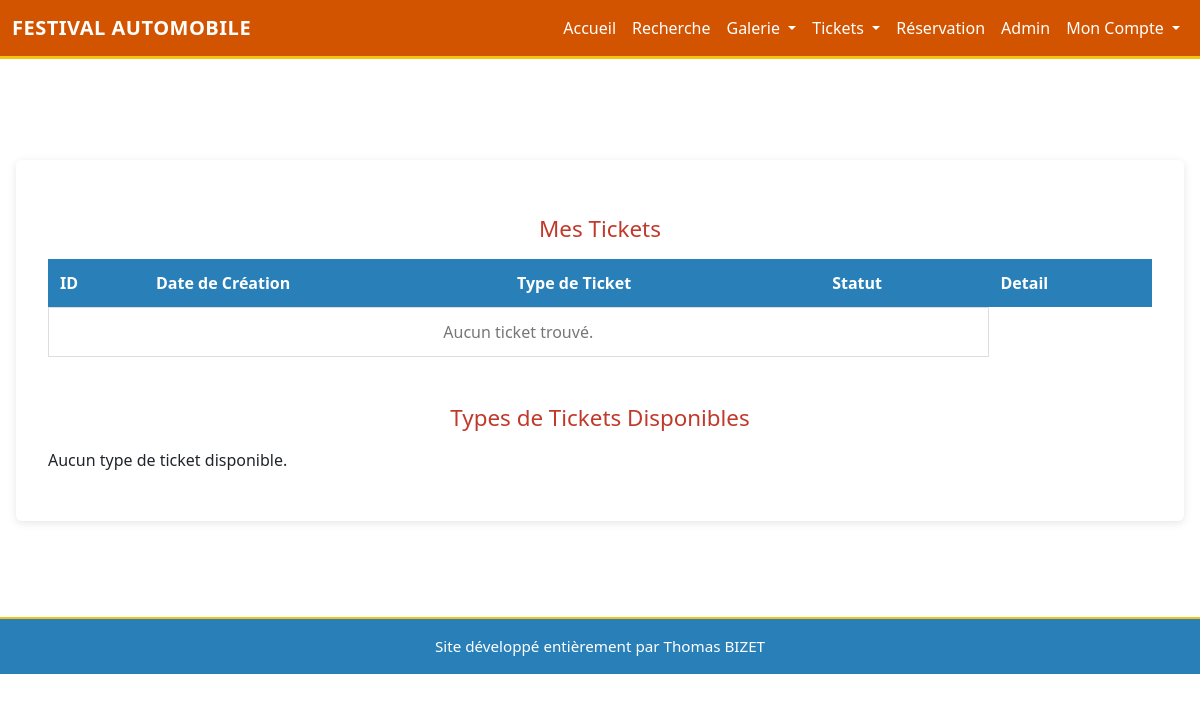
Before: /tickets/ (signed in) with the older database file.
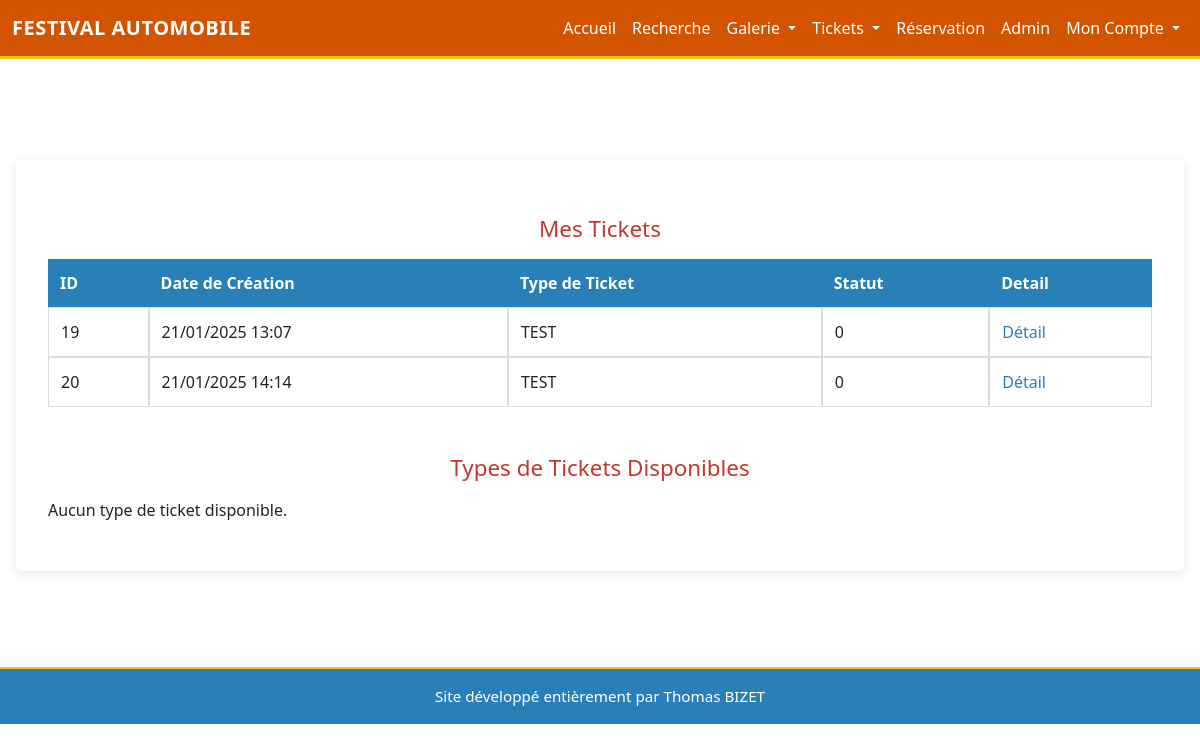
After: the same page with the newer database file.
### app/models.py (models this page shows, shortened)
class Ticket(models.Model):
    date_creation = models.DateTimeField(auto_now_add=True)
    status = models.IntegerField(default=0, choices=[(0, 'Non utilisé'), (1, 'Utilisé')])  # 0: Non utilisé, 1: Utilisé
    type_ticket = models.ForeignKey('TypeTicket', on_delete=models.CASCADE)
    user = models.ForeignKey(User, on_delete=models.CASCADE)  # Liaison avec Applicompte
    name = models.CharField(max_length=255, blank=True, null=True)
    prenom = models.CharField(max_length=255, blank=True, null=True)
    qr_code = models.CharField(max_length=255, blank=True, null=True)  # Stocke le lien du QR Code

class TypeTicket(models.Model):
    nom_type = models.CharField(max_length=255)
    tarif = models.DecimalField(max_digits=10, decimal_places=2)
    description = models.TextField()
    image = models.ImageField(upload_to='images/', blank=True, null=True)

### app/views.py (the view)
# urls.py: path('tickets/', views.ticket_list, name='ticket_list'),
def ticket_list(request):
    if not request.user.is_authenticated:
        messages.warning(request, "Vous devez vous connecter pour réserver un ticket.")
        return redirect('applicompte:login')
    if not request.user.is_staff:
        messages.warning(request, "Vous devez être un utilisateur premium pour voir les tickets.")
        return redirect('app:home')
    tickets = Ticket.objects.all()  # Affiche uniquement les tickets de l'utilisateur connecté
    return render(request, 'app/myticket.html', {'tickets': tickets})

### app/templates/app/myticket.html
{% extends "app/base.html" %} {% block title %} Mes tickets {% endblock %}
{% block main %}
{%load static%}
{% block extra_css %}
<link rel="stylesheet" href="{% static 'css/app-mytickets.css' %}">
{% endblock %}
    <div class="container mt-5">
        <h2 class="mt-4">Mes Tickets</h2>
        <table class="table">
            <thead>
                <tr>
                    <th>ID</th>
                    <th>Date de Création</th>
                    <th>Type de Ticket</th>
                    <th>Statut</th>
                    <th>Detail</th>
                </tr>
            </thead>
            <tbody>
                {% for ticket in tickets %}
                <tr>
                    <td>{{ ticket.id }}</td>
                    <td>{{ ticket.date_creation|date:"d/m/Y H:i" }}</td>
                    <td>{{ ticket.type_ticket.nom_type }}</td>
                    <td>{{ ticket.status }}</td>
                    <td> <a href="{% url 'app:ticket_detail' ticket_id=ticket.id %}">Détail</a></td>
                </tr>
                {% empty %}
                <tr>
                    <td colspan="4">Aucun ticket trouvé.</td>
                </tr>
                {% endfor %}
            </tbody>
        </table>
        <h2 class="mt-5">Types de Tickets Disponibles</h2>
        <div class="row">
            {% for type in types %}
            <div class="col-md-4 mb-4">
                <div class="card">
                    {% if type.image %}
                    <img src="{{ type.image.url }}" class="card-img-top" alt="{{ type.nom_type }}">
                    {% endif %}
                    <div class="card-body">
                        <h5 class="card-title">{{ type.nom_type }}</h5>
                        <p class="card-text">{{ type.description }}</p>
                        <p class="card-text"><strong>Tarif :</strong> {{ type.tarif }} €</p>
                        <a href="{% url 'app:create_payment' type.id %}" class="btn btn-primary">Réserver</a>
                    </div>
                </div>
            </div>
            {% empty %}
            <div class="col-12">
                <p>Aucun type de ticket disponible.</p>
            </div>
            {% endfor %}
        </div>
    </div>
{% endblock %}

Changed rows visible on the page:
added Ticket: id "19", date_creation "21/01/2025 13:07", type_ticket.nom_type "TEST", status "0"
added Ticket: id "20", date_creation "21/01/2025 14:14", type_ticket.nom_type "TEST", status "0"
Other visible differences:
text no longer shown: "Aucun ticket trouvé."
